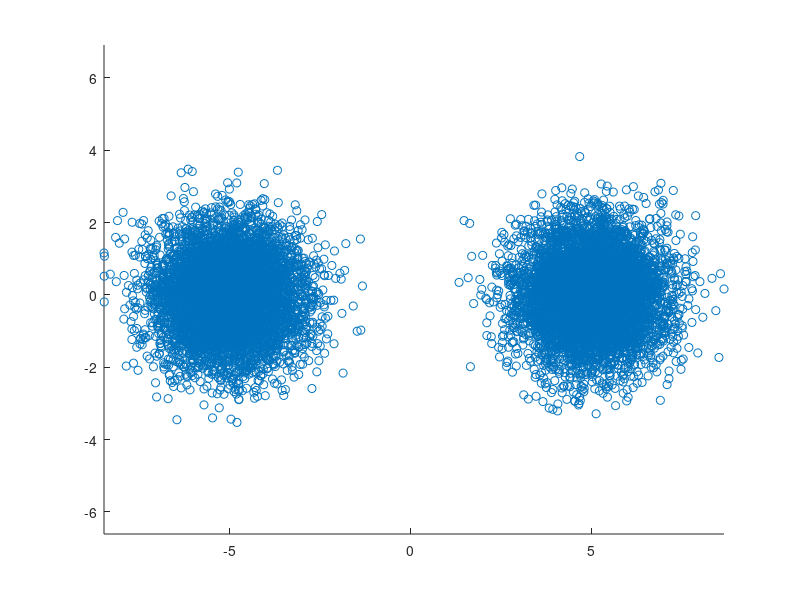

Write the MATLAB code that produced this figure. (Note: this script raises an error after producing the figure.)
%%  Framework for Generating toy datasets with known variations
%   Behrang Mehrparvar
%   behrang.mehrparvar@gmail.com

%   This code generates a dataset with two normal distributions

%   Please refer to thesis/paper for more details

%  Generate Dataset
setting1.count = 6000;      % number of samples

%   noise
setting1.noise.parameter = 0.0;

mu = [-5 0]; 
SIGMA = [1 0; 0 1]; 
X1 = mvnrnd(mu,SIGMA,setting1.count); 
mu = [5 0]; 
SIGMA = [1 0; 0 1]; 
X2 = mvnrnd(mu,SIGMA,setting1.count); 

X = [X1;X2];

figure;scatter(X(:,1),X(:,2));axis equal;

% Save Dataset
filename = 'dataset4.mat';
if(~exist('folder_data'))
    folder_data = '\data\';
end
data_raw = v; data_var = v; setting = setting1;
save(fullfile(pwd,folder_data, filename),'data_raw','data_var','setting');